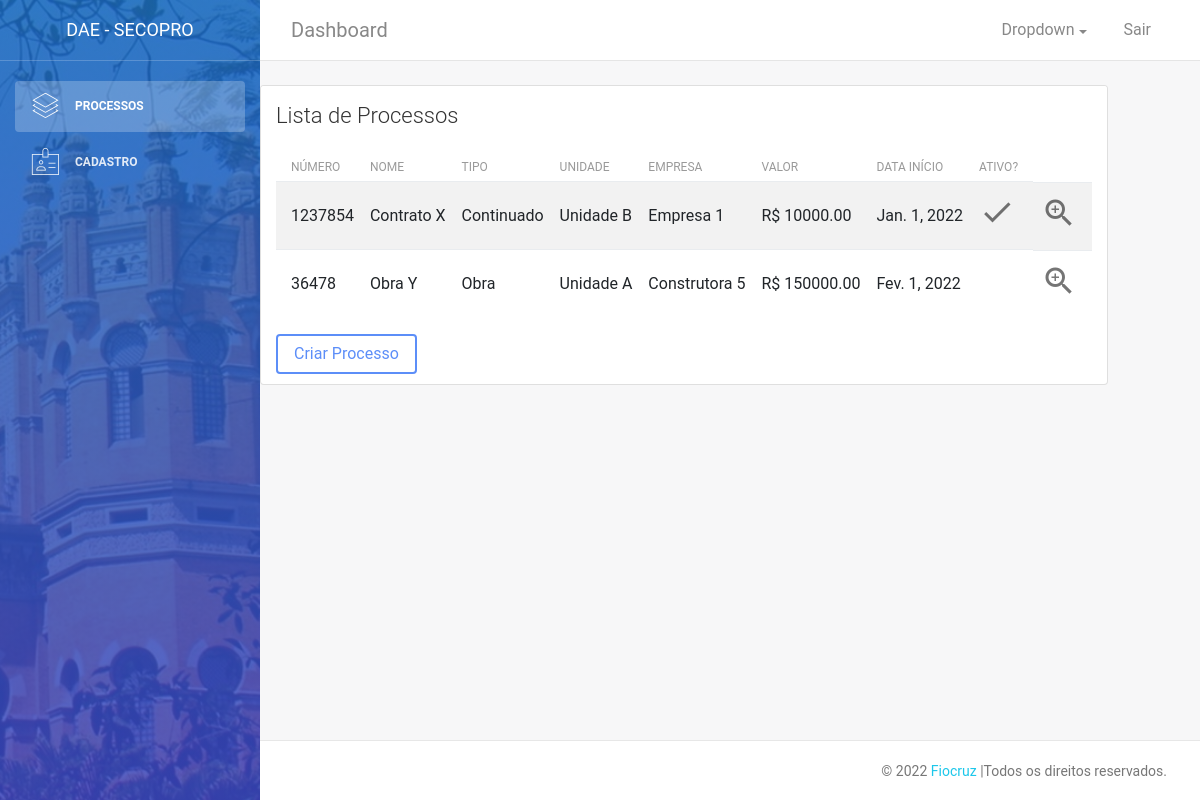
/contratos/processo/lista/, run on the app's committed database.
### contratos/models.py (models this page shows, shortened)
class Processo(models.Model):
    TIPO_CONTRATO = (
        ('Obra', 'Obra'),
        ('Continuado', 'Continuado'),
    )
    numero = models.IntegerField()
    nome = models.CharField(max_length=30)
    descricao = models.CharField(max_length=250)
    tipo = models.CharField(max_length=10, choices=TIPO_CONTRATO)
    unidade = models.ForeignKey(Unidade, on_delete=models.PROTECT)
    empresa = models.CharField(max_length=100)
    valor_inicial = models.DecimalField(max_digits=10, decimal_places=2)
    valor_contratado = models.DecimalField(max_digits=10, decimal_places=2)
    valor_atual = models.DecimalField(max_digits=10, decimal_places=2)
    data_inicio = models.DateField()
    data_fim = models.DateField()
    fiscal = models.ManyToManyField(Fiscal)
    ativo = models.BooleanField(default=False)
    percent_acres = models.FloatField(default=0)
    percent_sup = models.FloatField(default=0)
    percent_med = models.FloatField(default=0)
    percent_apost = models.FloatField(default=0)
    processo_pai = models.ForeignKey('self', on_delete=models.CASCADE, null=True, default=None)
    obs = models.TextField(blank=True, default="")

### cadastro/models.py (models this page shows)
class Unidade(models.Model):
    nome = models.CharField(max_length=30)
    descricao = models.CharField(max_length=200)
    cidade = models.CharField(max_length=50)
    estado = models.CharField(max_length=2)
    obs = models.TextField(blank=True, default="")
    def __str__(self):
        return self.nome

### contratos/views.py (the view)
# urls.py: path('processo/lista/', processos, name='lista-processo'),
def processos(request):
    processos = Processo.objects.all()
    return render(request, 'lista_processos.html', {'processos' : processos})

### contratos/templates/lista_processos.html (shortened to what this page needs)
{% extends 'dashboard.html' %}
{% block main %}
<div class="container">
    <div class="row mt-4 mb-5">
        <div class="card">
            <div class="card-header">
                <h4 class="card-title">Lista de Processos</h4>
            </div>
            <div class="card-body">
                <table class="table table-striped table-hover">
                    <thead>
                        <tr>
                            <th>Número</th>
                            <th>Nome</th>
                            <th>Tipo</th>
                            <th>Unidade</th>
                            <th>Empresa</th>
                            <th>Valor</th>
                            <th>Data Início</th>
                            <th>Ativo?</th>
                        </tr>
                        <tbody>
                            {% for p in processos %}
                            <tr>
                                <td>{{ p.numero }}</td>
                                <td>{{ p.nome }}</td>
                                <td>{{ p.tipo }}</td>
                                <td>{{ p.unidade }}</td>
                                <td>{{ p.empresa }}</td>
                                <td>R$ {{ p.valor_contratado }}</td>
                                <td>{{ p.data_inicio }}</td>
                                {% if p.ativo == True %}
                                <td><i class="material-icons md-dark md-36">check</i></td>
                                {% else %}
                                <td></td>
                                {% endif %}
                                <td><a href="{% url 'ver-processo' p.id %}"><i class="material-icons md-dark md-36">zoom_in</i></a></td>
                            </tr>
                            {% endfor %}
                        </tbody>
                    </thead>
                </table>
                <a href="{% url 'cria-processo' %}" role="button" class="btn btn-primary">Criar Processo</a>
            </div>
        </div>
    </div>
</div>
{% endblock %}

### statics/css/style.css (style rules this page uses)
.material-icons.md-36 { font-size: 36px; }
.material-icons.md-dark { color: rgba(0, 0, 0, 0.54); }

### data on the page
Processo: numero "1237854", nome "Contrato X", tipo "Continuado", unidade "Unidade B", empresa "Empresa 1", valor_contratado "10000.00", data_inicio "Jan. 1, 2022", ativo True (drawn)
Processo: numero "36478", nome "Obra Y", tipo "Obra", unidade "Unidade A", empresa "Construtora 5", valor_contratado "150000.00", data_inicio "Fev. 1, 2022"
